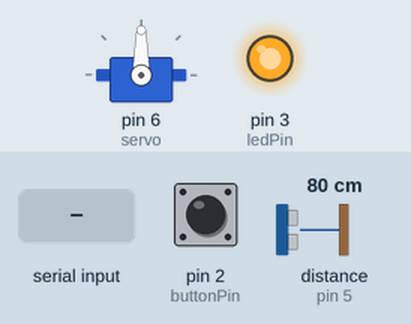
Simulated run of this sketch. Board: Arduino Uno, built with avr-gcc and run on an emulated ATmega328P. Shown: servo, output pins drawn as LEDs (lit = HIGH). Dashed ring = blinking. The inputs (shaded band) are chosen by the test bench; at power-on: pin 2 (buttonPin) LOW, distance to the obstacle (sensor on pin 5) 80 cm. The echo pulse lasts 58.3 µs per cm; pins used as bus, display or sensor lines are not drawn; what the sketch prints to the serial monitor is not drawn.

Above: at 1.2 s.
1.3 s: pin 2 (buttonPin) pulled HIGH for 0.15 s
At 1.79 s:
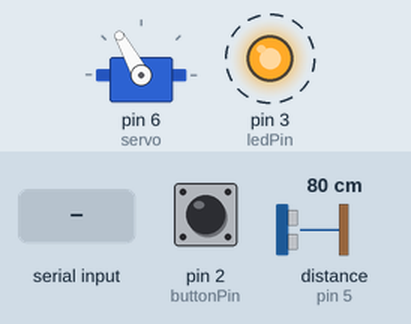
At 4.2 s:
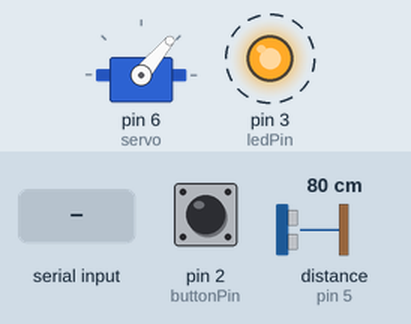
4.3 s: distance to the obstacle (sensor on pin 5) set to 299 cm
7.3 s: distance to the obstacle (sensor on pin 5) set to 2 cm
10.3 s: "d" received over Serial
At 11.2 s:
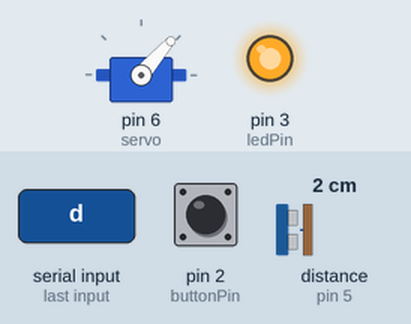
11.8 s: "m" received over Serial
At 13.75 s:
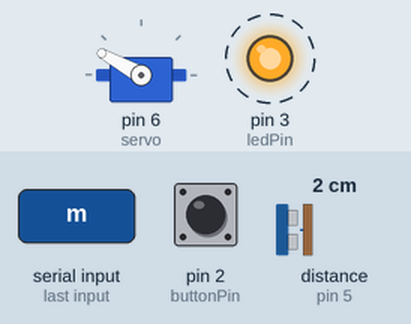
14.8 s: distance to the obstacle (sensor on pin 5) set to 250 cm
Timing chart, 0 to 20.9 s (numbered marks = the images above; inputs shaded):
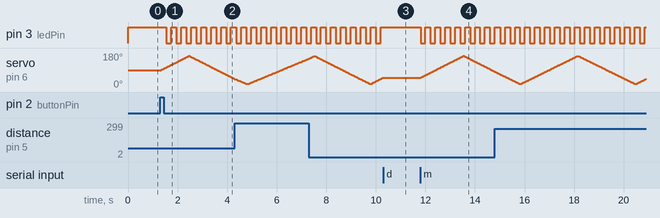

The sketch:

radar_sketch.ino
```cpp
#include <Servo.h>

#define trigPin 4
#define echoPin 5
#define buttonPin 2
#define ledPin 3

long duration;
int distance;
int opState = 0;
int servoPos = 90;
int stepDir = 1;

Servo servo;

unsigned long lastDebounceTime = 0;
const unsigned long debounceMs = 40;
int lastButtonState = LOW;

unsigned long lastBlinkMs = 0;
const unsigned long blinkPeriodMs = 200;
bool ledBlinkState = false;

unsigned long lastServoMoveMs = 0;
const int servoInterval = 15;

void setup() {
  pinMode(trigPin, OUTPUT);
  pinMode(echoPin, INPUT);
  pinMode(buttonPin, INPUT);
  pinMode(ledPin, OUTPUT);
  servo.attach(6);
  servo.write(servoPos);
  Serial.begin(9600);
}

void loop() {
  handleButton();
  handleKeyboard();

  if (opState == 1) {
    autoScan();
  }

  updateLed();
}

void handleButton() {
  int reading = digitalRead(buttonPin);
  if (reading != lastButtonState) lastDebounceTime = millis();

  if ((millis() - lastDebounceTime) > debounceMs) {
    static int stableState = LOW;
    if (reading != stableState) {
      stableState = reading;
      if (stableState == HIGH) opState = !opState;
    }
  }
  lastButtonState = reading;
}

void handleKeyboard() {
  if (Serial.available() > 0) {
    char key = Serial.read();
    if (key == 'd') {
      opState = 0;
      servoPos = constrain(servoPos - 1, 15, 165);
      servo.write(servoPos);
      calculateDistance();
      sendData();
    }
    else if (key == 'a') {
      opState = 0;
      servoPos = constrain(servoPos + 1, 15, 165);
      servo.write(servoPos);
      calculateDistance();
      sendData();
    }
    else if (key == 'm') {
      opState = !opState;
    }
  }
}

void autoScan() {
  if (millis() - lastServoMoveMs >= servoInterval) {
    lastServoMoveMs = millis();
    servoPos += stepDir;
    if (servoPos >= 165 || servoPos <= 15) stepDir *= -1;

    servo.write(servoPos);
    calculateDistance();
    sendData();
  }
}

void updateLed() {
  if (opState == 0) {
    digitalWrite(ledPin, HIGH);
  } else {

    if (millis() - lastBlinkMs >= blinkPeriodMs) {
      lastBlinkMs = millis();
      ledBlinkState = !ledBlinkState;
      digitalWrite(ledPin, ledBlinkState ? HIGH : LOW);
    }
  }
}

int calculateDistance() {
  digitalWrite(trigPin, LOW);
  delayMicroseconds(2);
  digitalWrite(trigPin, HIGH);
  delayMicroseconds(10);
  digitalWrite(trigPin, LOW);
  duration = pulseIn(echoPin, HIGH, 30000);
  distance = duration * 0.034 / 2;
  return distance;
}

void sendData() {
  Serial.print(servoPos);
  Serial.print(",");
  Serial.print(distance);
  Serial.print(".");
}
```

Measured:
- after the input at 1.3 s, pin 3 (ledPin): alternates HIGH for 0.20 s and LOW for 0.20 s, starting after 0.25 s; servo on pin 6 (servo): rises from 90° to 165° in 1.1 s, then falls to 44° in 1.8 s
- after the input at 10.3 s, pin 3 (ledPin): stops changing and stays HIGH
- after the input at 11.8 s, pin 3 (ledPin): alternates HIGH for 0.20 s and LOW for 0.20 s, starting at once; servo on pin 6 (servo): rises from 49° to 165° in 1.7 s, then falls to 82° in 1.3 s
